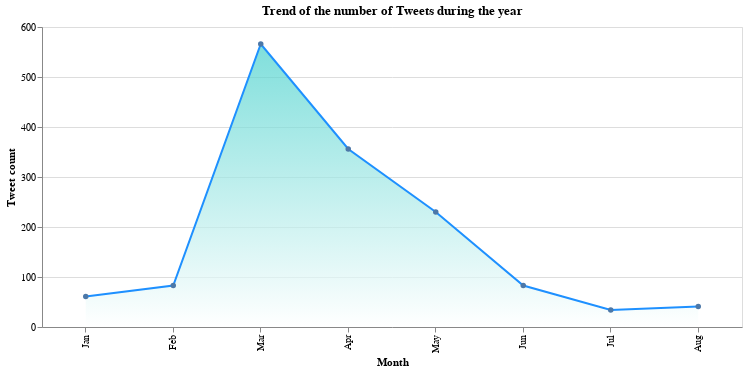

The notebook cell saved with this chart:
### Markdown cell above
The area chart is created:

### Code cell
df = pd.DataFrame.from_dict(count, orient='index').reset_index()
df = df.rename(columns={'index':'Month',0:'Tweet count'})

# Create a selection that chooses the nearest point & selects based on x-value
nearest = alt.selection(type='single', nearest=True, on='mouseover',
                        fields=['Month'], empty='none')


chart = alt.Chart(df).mark_area(
    point= True,
    line={'color':'dodgerblue'},
    color=alt.Gradient(
        gradient='linear',
        stops=[alt.GradientStop(color='white', offset=0),
               alt.GradientStop(color='mediumturquoise', offset=1)],
        x1=1,
        x2=1,
        y1=1,
        y2=0
    )
).properties(width=700, height=300,  title = "Trend of the number of Tweets during the year").encode(
    alt.X('Month', sort = ['Jan','Feb','Mar','Apr','May','Jun','Jul','Aug']),
    alt.Y('Tweet count:Q')
    #tooltip=['Month', 'Tweet count']
)

# Transparent selectors across the chart. This is what tells us
# the x-value of the cursor
selectors = alt.Chart(df).mark_point().encode(
    x=alt.X('Month', sort = ['Jan','Feb','Mar','Apr','May','Jun','Jul','Aug']),
    opacity=alt.value(0),
).add_selection(
    nearest
)

# Draw points on the line, and highlight based on selection
points = chart.mark_point().encode(
    opacity=alt.condition(nearest, alt.value(1), alt.value(0))
)

# Draw text labels near the points, and highlight based on selection
text = chart.mark_text(align='left', dx=5, dy=-5).encode(
    text=alt.condition(nearest, 'Tweet count:Q', alt.value(' '))
)

# Draw a rule at the location of the selection
rules = alt.Chart(df).mark_rule(color='gray').encode(
    x=alt.X('Month', sort = ['Jan','Feb','Mar','Apr','May','Jun','Jul','Aug']),
).transform_filter(
    nearest
)

# Put the five layers into a chart and bind the data
alt.layer(
    chart, selectors, points, rules, text
).properties(
    width=700, height=300
)

### Figure 1 — Vega-Lite specification as saved in the notebook (floating-point values rounded to 4 significant figures)
{"config": {"view": {"continuousWidth": 400, "continuousHeight": 300}}, "layer": [{"mark": {"type": "area", "color": {"gradient": "linear", "stops": [{"color": "white", "offset": 0}, {"color": "mediumturquoise", "offset": 1}], "x1": 1, "x2": 1, "y1": 1, "y2": 0}, "line": {"color": "dodgerblue"}, "point": true}, "encoding": {"x": {"type": "nominal", "field": "Month", "sort": ["Jan", "Feb", "Mar", "Apr", "May", "Jun", "Jul", "Aug"]}, "y": {"type": "quantitative", "field": "Tweet count"}}, "height": 300, "title": "Trend of the number of Tweets during the year", "width": 700}, {"mark": "point", "encoding": {"opacity": {"value": 0}, "x": {"type": "nominal", "field": "Month", "sort": ["Jan", "Feb", "Mar", "Apr", "May", "Jun", "Jul", "Aug"]}}, "selection": {"selector001": {"type": "single", "nearest": true, "on": "mouseover", "fields": ["Month"], "empty": "none"}}}, {"mark": "point", "encoding": {"opacity": {"condition": {"value": 1, "selection": "selector001"}, "value": 0}, "x": {"type": "nominal", "field": "Month", "sort": ["Jan", "Feb", "Mar", "Apr", "May", "Jun", "Jul", "Aug"]}, "y": {"type": "quantitative", "field": "Tweet count"}}, "height": 300, "title": "Trend of the number of Tweets during the year", "width": 700}, {"mark": {"type": "rule", "color": "gray"}, "encoding": {"x": {"type": "nominal", "field": "Month", "sort": ["Jan", "Feb", "Mar", "Apr", "May", "Jun", "Jul", "Aug"]}}, "transform": [{"filter": {"selection": "selector001"}}]}, {"mark": {"type": "text", "align": "left", "dx": 5, "dy": -5}, "encoding": {"text": {"condition": {"type": "quantitative", "field": "Tweet count", "selection": "selector001"}, "value": " "}, "x": {"type": "nominal", "field": "Month", "sort": ["Jan", "Feb", "Mar", "Apr", "May", "Jun", "Jul", "Aug"]}, "y": {"type": "quantitative", "field": "Tweet count"}}, "height": 300, "title": "Trend of the number of Tweets during the year", "width": 700}], "data": {"name": "data-21f4a1a03af7303255d124757ed1cda8"}, "height": 300, "width": 700, "$schema": "https://vega.github.io/schema/vega-lite/v4.8.1.json", "datasets": {"data-21f4a1a03af7303255d124757ed1cda8": [{"Month": "Feb", "Tweet count": 83}, {"Month": "Mar", "Tweet count": 566}, {"Month": "Apr", "Tweet count": 356}, {"Month": "May", "Tweet count": 230}, {"Month": "Jun", "Tweet count": 83}, {"Month": "Jul", "Tweet count": 34}, {"Month": "Aug", "Tweet count": 41}, {"Month": "Jan", "Tweet count": 61}]}}
